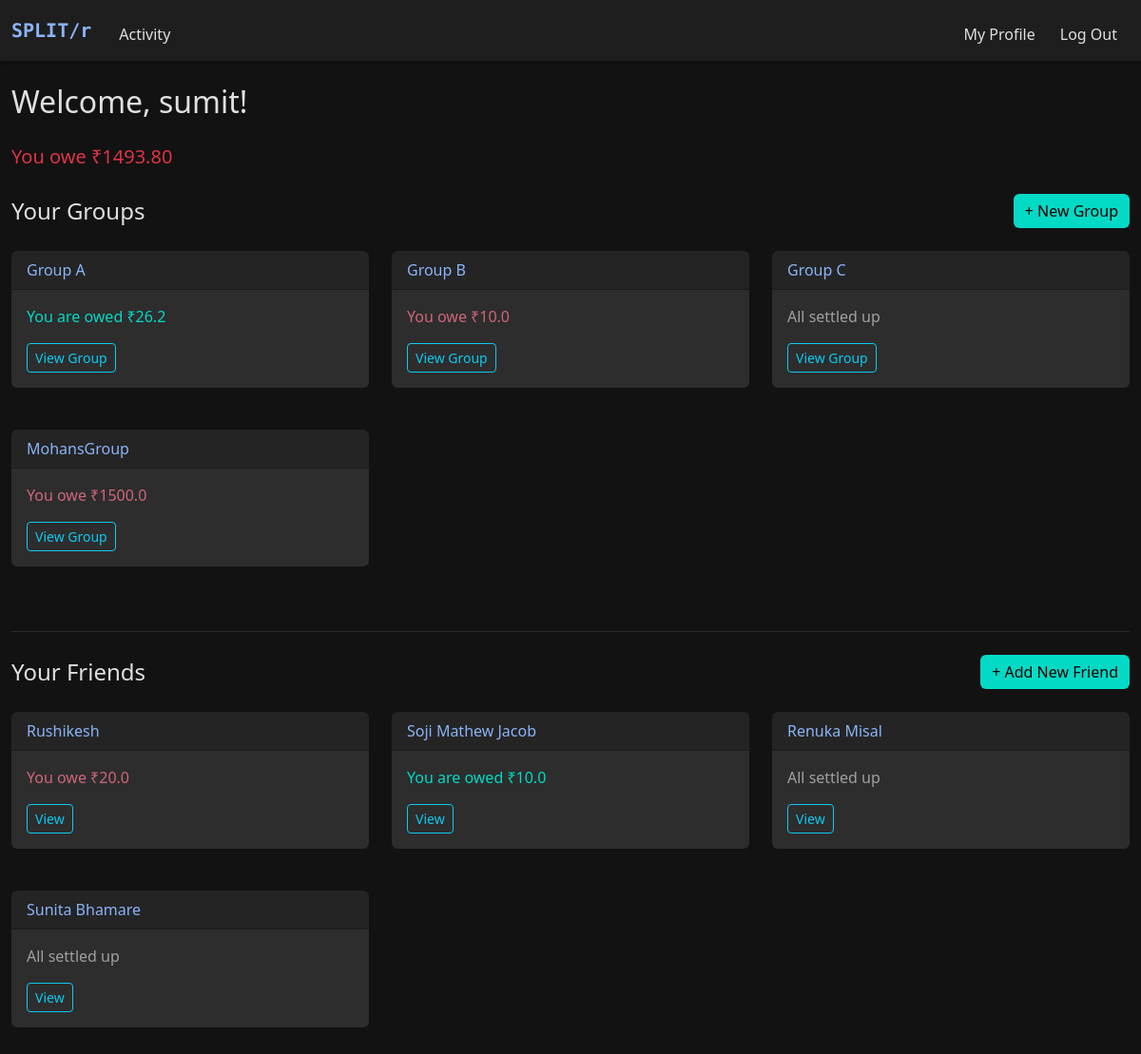
The page / (signed in) on the database its author committed.
### models.py (models this page shows)
class Group(db.Model):
    __tablename__ = "groups"
    id = db.Column(db.Integer, primary_key=True)
    name = db.Column(db.String(100), nullable=False)
    users = db.relationship("User", secondary="group_members", backref="groups")

class User(db.Model):
    __tablename__ = "users"
    id = db.Column(db.Integer, primary_key=True)
    name = db.Column(db.String(100), nullable=False)
    username = db.Column(db.String(50), unique=True, nullable=False)
    password = db.Column(db.String(200), nullable=False)

### app.py (the view)
@app.route('/')
@login_required
def index():
    if "user_id" not in session:
        flash("Please log in first!", "warning")
        return redirect("/login")
    user_id = session.get("user_id")
    user = User.query.get(user_id)
    groups = user.groups
    net_balance = 0.0
    group_balances = {}
    for group in groups:
        expenses = Expense.query.filter_by(group_id=group.id).all()
        balance = 0.0
        for expense in expenses:
            for split in expense.splits:
                if split.user_id == user_id:
                    balance -= split.amount
            if expense.paid_by_id == user_id:
                balance += expense.amount
        group_balances[group.id] = balance
        net_balance += balance
    friendships = Friendship.query.filter(
        (Friendship.user1_id == user_id) | (Friendship.user2_id == user_id)
    ).all()
    friends = []
    friend_balances = {}
    friendship_ids = {}
    for friendship in friendships:
        other = friendship.other_user(user_id)
        friends.append(other)
        friendship_ids[other.id] = friendship.id
        expenses = (
            Expense.query
            .filter_by(group_id=None)
            .filter(
                (Expense.paid_by_id == user_id) |
                (Expense.paid_by_id == other.id)
            )
            .order_by(Expense.timestamp.desc())
            .all()
        )
        balance = 0.0
        for expense in expenses:
            user_ids = {split.user_id for split in expense.splits}
            if {user_id, other.id}.issubset(user_ids):
                for split in expense.splits:
                    if split.user_id == user_id:
                        balance -= split.amount
                if expense.paid_by_id == user_id:
                    balance += expense.amount
        friend_balances[other.id] = balance
        net_balance += balance
    return render_template(
        "index.html",
        groups=groups,
        net_balance=net_balance,
        group_balances=group_balances,
        friends=friends,
        friend_balances=friend_balances,
        friendship_ids=friendship_ids,
    )

### helper.py (called while the page is built)
def login_required(f):
    @wraps(f)
    def decorated_function(*args, **kwargs):
        if "user_id" not in session:
            flash("You must be logged in to view this page.", "danger")
            return redirect("/login")
        return f(*args, **kwargs)
    return decorated_function

### models.py (called while the page is built)
    def other_user(self, current_user_id):
        return self.user2 if self.user1_id == current_user_id else self.user1

### templates/index.html (shortened to what this page needs)
{% extends "layout.html" %}
{% block main %}
<div class="container-fluid py-4">
    <div class="d-flex justify-content-between align-items-center mb-4">
        <h2 class="mb-0">Welcome, {{ session["username"] }}!</h2>
    </div>
    <div class="mb-4">
        {% if net_balance < 0 %}
            <p class="text-danger fs-5">You owe ₹{{ "%.2f"|format(-net_balance) }}</p>
        {% elif net_balance > 0 %}
        <p class="text-success fs-5">You are owed ₹{{ "%.2f"|format(net_balance) }}</p>
        {% else %}
            <p class="text-muted-custom fs-5">All settled up!</p>
        {% endif %}
    </div>
    <div class="d-flex justify-content-between align-items-center mb-4">
        <h4 class="mb-0">Your Groups</h4>
        <a href="/create_group" class="btn btn-success ms-auto">+ New Group</a>
    </div>
    {% if groups %}
        <div class="row">
            {% for group in groups %}
                <div class="col-md-6 col-lg-4 mb-4">
                    <div class="card">
                        <div class="card-header">
                            {{ group.name }}
                        </div>
                        <div class="card-body">
                            {% set balance = group_balances.get(group.id, 0) %}
                            {% if balance < 0 %}
                                <p class="text-danger-custom">You owe ₹{{ -balance | round(2) }}</p>
                            {% elif balance > 0 %}
                                <p class="text-success-custom">You are owed ₹{{ balance | round(2) }}</p>
                            {% else %}
                                <p class="text-muted-custom">All settled up</p>
                            {% endif %}
                            <a href="{{ url_for('group_page', group_id=group.id) }}" class="btn btn-outline-info btn-sm">View Group</a>
                        </div>
                    </div>
                </div>
            {% endfor %}
        </div>
    {% else %}
        <div class="alert alert-secondary">You're not part of any groups yet. Create one to get started!</div>
    {% endif %}
    <hr class="my-4">
    <div class="d-flex justify-content-between align-items-center mb-4">
        <h4 class="mb-0">Your Friends</h4>
        <a href="/create_friend" class="btn btn-success ms-auto">+ Add New Friend</a>
    </div>
    <div class="row">
        {% for friend in friends %}
            <div class="col-md-6 col-lg-4 mb-4">
                <div class="card">
                    <div class="card-header">
                        {{ friend.name }}
                    </div>
                    <div class="card-body">
                        {% set balance = friend_balances[friend.id] %}
                        {% if balance < 0 %}
                            <p class="text-danger-custom">You owe ₹{{ -balance | round(2) }}</p>
                        {% elif balance > 0 %}
                            <p class="text-success-custom">You are owed ₹{{ balance | round(2) }}</p>
                        {% else %}
                            <p class="text-muted-custom">All settled up</p>
                        {% endif %}
                        <a href="{{ url_for('friend_page', friendship_id=friendship_ids[friend.id]) }}" class="btn btn-outline-info btn-sm">View</a>
                    </div>
                </div>
            </div>
        {% endfor %}
    </div>
</div>
{% endblock %}

### static/style.css (style rules this page uses)
:root { --dark-bg: #121212; --dark-secondary: #1e1e1e; --dark-tertiary: #2d2d2d; --text-primary: #e0e0e0; --text-secondary: #a0a0a0; --accent-color: #8ab4f8; --danger-color: #cf6679; --success-color: #03dac6; }
html, body { height: 100%; margin: 0; padding: 0; background-color: var(--dark-bg); color: var(--text-primary); display: flex; flex-direction: column; }
body { background-color: var(--dark-bg); color: var(--text-primary); min-height: 100vh; display: flex; flex-direction: column; }
.text-danger-custom { color: var(--danger-color) !important; }
.text-success-custom { color: var(--success-color) !important; }
.text-muted-custom { color: var(--text-secondary) !important; }
.card { background-color: var(--dark-tertiary); border: none; margin-bottom: 20px; }
.card-header { background-color: rgba(0, 0, 0, 0.2); color: var(--accent-color); font-weight: 500; }
.btn-primary, .btn-danger, .btn-success { border: none; }
.btn-success { background-color: var(--success-color); color: #000; }
hr { border-color: #444; opacity: 0.5; }

### rows shown on the page
Group: name "Group A", balance "26.2"
Group: name "Group B", balance "10.0"
Group: name "Group C", shows "All settled up"
Group: name "MohansGroup", balance "1500.0"
User: name "Rushikesh", balance "20.0"
User: name "Soji Mathew Jacob", balance "10.0"
User: name "Renuka Misal", shows "All settled up"
User: name "Sunita Bhamare", shows "All settled up"

### other values the page prints
{{ session["username"] }} "sumit"
{{ "%.2f"|format(-net_balance) }} "1493.80"
